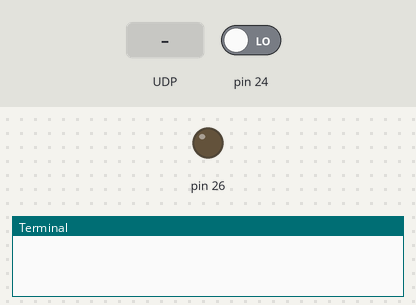
This program was run on a simulated Raspberry Pi (header pin numbers). Parts: output pins drawn as LEDs (lit = HIGH), the last lines printed to the terminal. Inputs (shaded band) come from the test bench; at power-on: pin 24 LOW.

Above: at 1.2 s.
1.3 s: UDP packet "on" arrives
At 1.9 s:
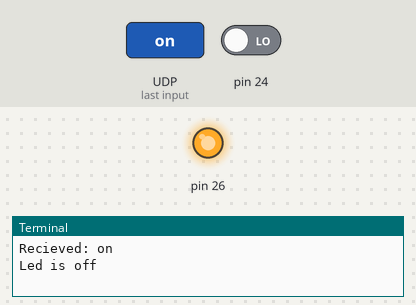
2.8 s: UDP packet "off" arrives
At 4.2 s:
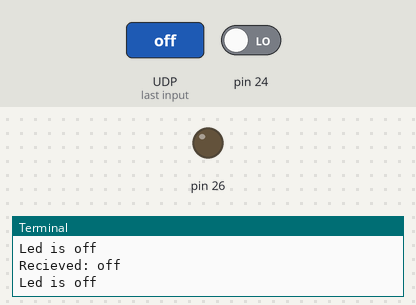
Timing chart, 0 to 5.8 s (numbered marks = the images above; inputs shaded):
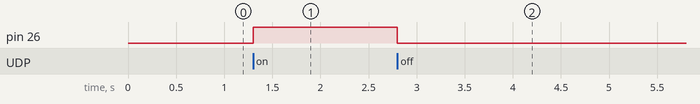

Measured:
- after the input at 1.3 s, pin 26: LOW → HIGH at once
- after the input at 2.8 s, pin 26: HIGH → LOW at once

The program:

GPIOtest.py
```python
import RPi.GPIO as GPIO
from socket import *
import sys
import time

GPIO.setmode(GPIO.BOARD)

GPIO.setup(24, GPIO.IN)
GPIO.setup(26, GPIO.OUT)

host = "192.168.1.255"
port = 12000

serverSocket = socket(AF_INET,SOCK_DGRAM)
serverSocket.bind((host, port))

while True:
	try:
		message, address = serverSocket.recvfrom(1024)
		print "Recieved: " + message

		if message.lower() == "on":
			GPIO.output(26, True)
		elif message.lower() == "off":
			GPIO.output(26, False)
		else:
			print "Invalid message"

		if GPIO.input(24):
			print "Led is on"
		else:
			print "Led is off"

	except KeyboardInterrupt:
		GPIO.cleanup()
		print "Program stopped"
		sys.exit()
```
